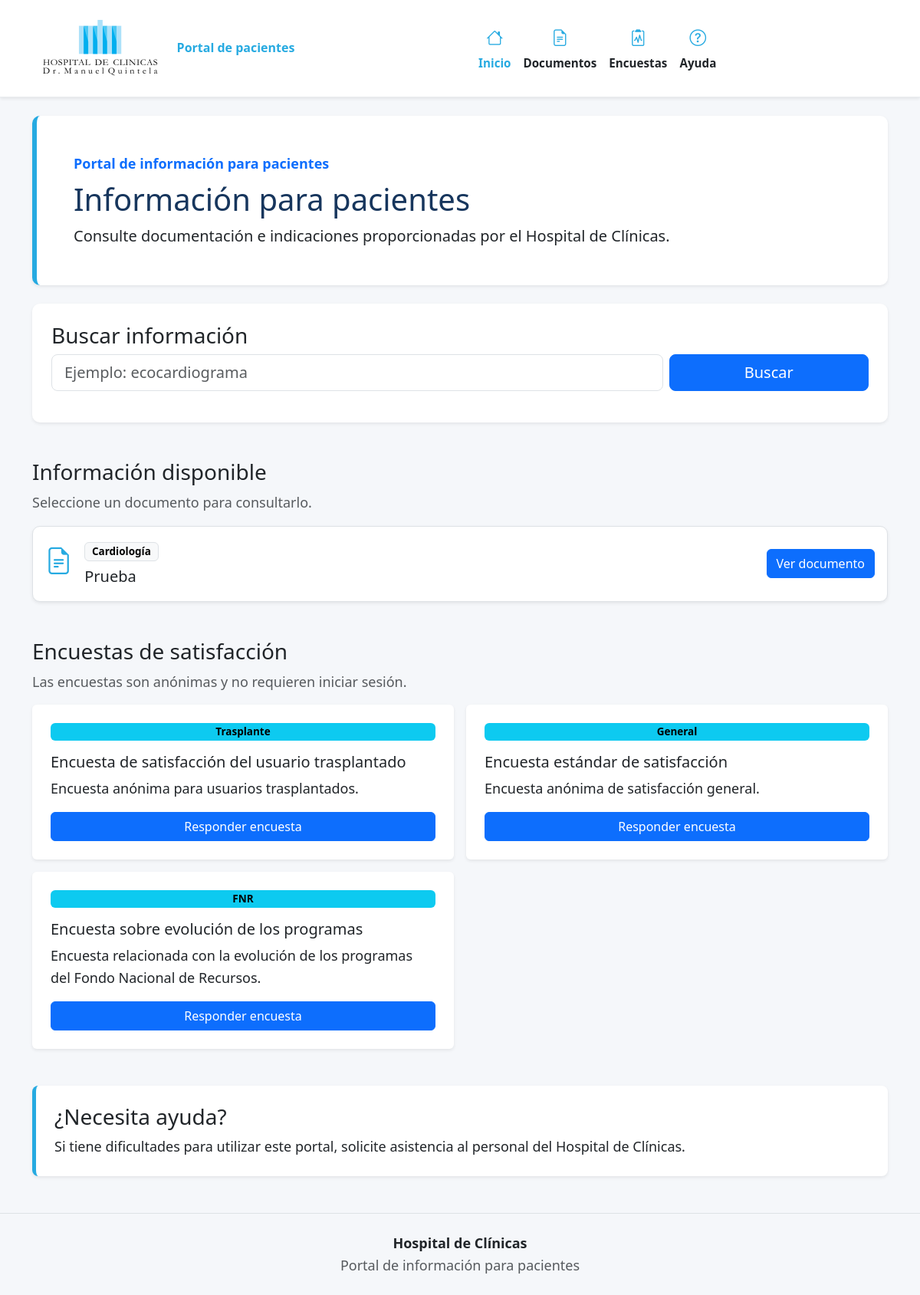
The app's page /sigsm-modulo1/paciente/home.php with its own data.
### tables this page shows
CREATE TABLE `documentos` (
  `id` int(11) NOT NULL,
  `titulo` varchar(180) NOT NULL,
  `descripcion` text DEFAULT NULL,
  `archivo` varchar(255) NOT NULL,
  `categoria_id` int(11) NOT NULL,
  `activo` tinyint(1) NOT NULL DEFAULT 1,
  `version_actual` int(11) NOT NULL DEFAULT 1,
  `fecha_creacion` timestamp NOT NULL DEFAULT current_timestamp(),
  `fecha_actualizacion` timestamp NOT NULL DEFAULT current_timestamp() ON UPDATE current_timestamp()
);

CREATE TABLE `categorias` (
  `id` int(11) NOT NULL,
  `nombre` varchar(100) NOT NULL,
  `descripcion` varchar(255) DEFAULT NULL,
  `activo` tinyint(1) NOT NULL DEFAULT 1
);

CREATE TABLE `encuestas` (
  `id` int(11) NOT NULL,
  `titulo` varchar(180) NOT NULL,
  `descripcion` text DEFAULT NULL,
  `segmento` varchar(100) NOT NULL,
  `activa` tinyint(1) NOT NULL DEFAULT 1,
  `fecha_creacion` timestamp NOT NULL DEFAULT current_timestamp()
);

### sigsm-modulo1/config/config.php (called while the page is built, shortened)
<?php
$DOCUMENT_ROOT = isset($_SERVER['DOCUMENT_ROOT']) ? realpath($_SERVER['DOCUMENT_ROOT']) : false;
$PROJECT_ROOT = realpath(__DIR__ . '/..');
if ($DOCUMENT_ROOT && $PROJECT_ROOT) {
    $base = str_replace('\\', '/', str_replace($DOCUMENT_ROOT, '', $PROJECT_ROOT));
    $base_url = $base === '' ? '' : $base;
} else {
    $base_url = '';
}
function url($path = '')
{
    global $base_url;
    return rtrim($base_url, '/') . '/' . ltrim($path, '/');
}

### sigsm-modulo1/app/Documento.php (called while the page is built, shortened)
<?php
class Documento
{
    public static function obtenerActivos($pdo)
    {
        $stmt = $pdo->query(
            'SELECT d.id,d.titulo,d.descripcion,c.nombre categoria
             FROM documentos d
             JOIN categorias c ON c.id=d.categoria_id
             WHERE d.activo=1 AND c.activo=1
             ORDER BY c.nombre,d.titulo'
        );
        return $stmt->fetchAll();
    }
}

### sigsm-modulo1/config/functions.php (called while the page is built, shortened)
<?php
function e($valor)
{
    return htmlspecialchars((string)$valor, ENT_QUOTES, 'UTF-8');
}

### sigsm-modulo1/app/Encuesta.php (called while the page is built)
<?php
class Encuesta
{
    public static function activas($pdo)
    {
        $stmt = $pdo->query(
            'SELECT id,titulo,descripcion,segmento
             FROM encuestas
             WHERE activa=1
             ORDER BY titulo'
        );
        return $stmt->fetchAll();
    }
}

### sigsm-modulo1/paciente/home.php (the view, shortened to what this page needs)
<?php
require_once __DIR__ . '/../config/config.php';
require_once __DIR__ . '/../config/functions.php';
require_once __DIR__ . '/../config/database.php';
require_once __DIR__ . '/../app/Documento.php';
require_once __DIR__ . '/../app/Encuesta.php';
$docs = Documento::obtenerActivos($pdo);
$encs = Encuesta::activas($pdo);
?>
<!DOCTYPE html>
<html lang="es">
<head>
    <link href="https://cdn.jsdelivr.net/npm/bootstrap@5.3.3/dist/css/bootstrap.min.css" rel="stylesheet">
    <link href="https://cdn.jsdelivr.net/npm/bootstrap-icons@1.11.3/font/bootstrap-icons.css" rel="stylesheet">
    <link href="<?= url('public/assets/css/paciente.css') ?>" rel="stylesheet">
</head>
<body>
        <nav class="navbar navbar-expand-lg navbar-light paciente-navbar shadow-sm">
            <div class="container">
                <a class="navbar-brand fw-bold" href="<?= url('paciente/home.php') ?>">
                    <img src="<?= url('public/assets/img/logo_hospitaldeclinicas.png') ?>" alt="Hospital de Clínicas" class="brand-logo">
                    <span class="brand-label">Portal de pacientes</span>
                </a>
                <div class="collapse navbar-collapse" id="menu">
                    <ul class="navbar-nav mx-auto">
                        <li class="nav-item"><a class="nav-link active" href="#inicio"><i class="bi bi-house"></i>Inicio</a></li>
                        <li class="nav-item"><a class="nav-link" href="#documentos"><i class="bi bi-file-earmark-text"></i>Documentos</a></li>
                        <li class="nav-item"><a class="nav-link" href="#encuestas"><i class="bi bi-clipboard2-pulse"></i>Encuestas</a></li>
                        <li class="nav-item"><a class="nav-link" href="#ayuda"><i class="bi bi-question-circle"></i>Ayuda</a></li>
                    </ul>
                </div>
            </div>
        </nav>
    <main id="inicio" class="container my-4">
        <section class="hero shadow-sm mb-4">
            <div class="p-4 p-md-5"><span class="text-primary fw-bold">Portal de información para pacientes</span>
                <h1 class="display-6 mt-2">Información para pacientes</h1>
                <p class="lead mb-0">Consulte documentación e indicaciones proporcionadas por el Hospital de Clínicas.</p>
            </div>
        </section>
        <section class="search-box shadow-sm mb-5">
            <h2 class="h3">Buscar información</h2>
            <form id="formBusqueda">
                <div class="row g-2">
                    <div class="col-md-9"><input id="busqueda" class="form-control form-control-lg" placeholder="Ejemplo: ecocardiograma"></div>
                    <div class="col-md-3"><button class="btn btn-primary btn-lg w-100">Buscar</button></div>
                </div>
            </form>
        </section>
        <section id="documentos" class="mb-5">
            <h2 class="h3">Información disponible</h2>
            <p class="text-muted">Seleccione un documento para consultarlo.</p>
            <div class="row g-3"><?php foreach ($docs as $d): ?><div class="col-12">
                        <article class="document-card shadow-sm p-3">
                            <div class="row align-items-center g-3">
                                <div class="col-md">
                                    <div class="d-flex"><i class="bi bi-file-earmark-text document-icon me-3"></i>
                                        <div><span class="badge text-bg-light border mb-2"><?= e($d['categoria']) ?></span>
                                            <h3 class="h5 mb-1"><?= e($d['titulo']) ?></h3>
                                        </div>
                                    </div>
                                </div>
                                <div class="col-md-auto"><a class="btn btn-primary w-100 mt-auto" href="<?= url('paciente/documento.php?id=' . $d['id']) ?>">Ver documento</a></div>
                            </div>
                        </article>
                    </div><?php endforeach; ?><?php if (!$docs): ?><div class="col-12">
                    </div><?php endif; ?></div>
        </section>
        <section id="encuestas" class="mb-5">
            <h2 class="h3">Encuestas de satisfacción</h2>
            <p class="text-muted">Las encuestas son anónimas y no requieren iniciar sesión.</p>
            <div class="row g-3"><?php foreach ($encs as $e): ?><div class="col-md-6">
                        <div class="card border-0 shadow-sm h-100">
                            <div class="card-body p-4 d-flex flex-column"><span class="badge text-bg-info"><?= e($e['segmento']) ?></span>
                                <h3 class="h5 mt-3"><?= e($e['titulo']) ?></h3>
                                <p><?= e($e['descripcion']) ?></p><a class="btn btn-primary w-100 mt-auto" href="<?= url('paciente/encuesta.php?id=' . $e['id']) ?>">Responder encuesta</a>
                            </div>
                        </div>
                    </div><?php endforeach; ?></div>
        </section>
        <section id="ayuda" class="help-box shadow-sm p-4 mb-5">
            <h2 class="h3">¿Necesita ayuda?</h2>
            <p class="mb-0">Si tiene dificultades para utilizar este portal, solicite asistencia al personal del Hospital de Clínicas.</p>
        </section>
    </main>
    <footer class="border-top py-4">
        <div class="container text-center"><strong>Hospital de Clínicas</strong>
            <p class="text-muted mb-0">Portal de información para pacientes</p>
        </div>
    </footer>
</body>
</html>

### sigsm-modulo1/public/assets/css/paciente.css (style rules this page uses)
body { font-size: 18px; line-height: 1.6; background: #f5f7fa; color: #212529; }
h1, h2, h3 { color: #17365d; font-weight: 700; }
.paciente-navbar { background: #fff; border-bottom: 1px solid #e9ecef; position: sticky; top: 0; z-index: 1030; }
.paciente-navbar .navbar-brand { color: #17365d; display: flex; align-items: center; }
.paciente-navbar .brand-logo { height: 100px; margin-right: .1rem; }
.paciente-navbar .brand-label { color: #26aae1; font-weight: 700; font-size: 1rem; margin-left: .5rem; }
.paciente-navbar .nav-link { color: #212529; font-weight: 600; display: flex; flex-direction: column; align-items: center; font-size: .95rem; padding: .5rem 1.15rem; transition: color .15s ease; }
.paciente-navbar .nav-link i { font-size: 1.35rem; color: #26aae1; margin-bottom: 3px; }
.paciente-navbar .nav-link.active { color: #26aae1; }
.hero { background: #fff; border-left: 6px solid #26aae1; border-radius: 10px; }
.search-box { background: #fff; border-radius: 10px; padding: 25px; }
.document-card { background: #fff; border-radius: 10px; border: 1px solid #dee2e6; }
.document-icon { font-size: 2.2rem; color: #26aae1; }
.help-box { background: #fff; border-left: 5px solid #26aae1; border-radius: 8px; }

### records on screen
documentos: categoria.nombre "Cardiología", titulo "Prueba"
encuestas: segmento "Trasplante", titulo "Encuesta de satisfacción del usuario trasplantado", descripcion "Encuesta anónima para usuarios trasplantados."
encuestas: segmento "General", titulo "Encuesta estándar de satisfacción", descripcion "Encuesta anónima de satisfacción general."
encuestas: segmento "FNR", titulo "Encuesta sobre evolución de los programas", descripcion "Encuesta relacionada con la evolución de los programas del Fondo Nacional de Recursos."
